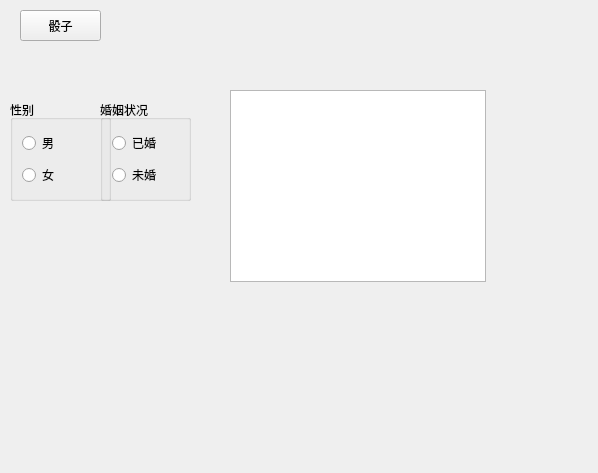
<?xml version="1.0" encoding="UTF-8"?>
<ui version="4.0">
 <class>MainWindow</class>
 <widget class="QMainWindow" name="MainWindow">
  <property name="geometry">
   <rect>
    <x>0</x>
    <y>0</y>
    <width>598</width>
    <height>473</height>
   </rect>
  </property>
  <property name="windowTitle">
   <string>MainWindow</string>
  </property>
  <property name="toolButtonStyle">
   <enum>Qt::ToolButtonTextBesideIcon</enum>
  </property>
  <widget class="QWidget" name="centralwidget">
   <widget class="QPushButton" name="pushButton">
    <property name="geometry">
     <rect>
      <x>20</x>
      <y>10</y>
      <width>81</width>
      <height>31</height>
     </rect>
    </property>
    <property name="text">
     <string>骰子</string>
    </property>
    <property name="icon">
     <iconset resource="res.qrc">
      <normaloff>:/image/image2.jpg</normaloff>:/image/image2.jpg</iconset>
    </property>
    <property name="iconSize">
     <size>
      <width>20</width>
      <height>20</height>
     </size>
    </property>
    <property name="autoRepeat">
     <bool>false</bool>
    </property>
    <property name="autoDefault">
     <bool>false</bool>
    </property>
    <property name="default">
     <bool>false</bool>
    </property>
    <property name="flat">
     <bool>false</bool>
    </property>
   </widget>
   <widget class="QGroupBox" name="groupBox">
    <property name="geometry">
     <rect>
      <x>10</x>
      <y>100</y>
      <width>101</width>
      <height>101</height>
     </rect>
    </property>
    <property name="title">
     <string>性别</string>
    </property>
    <layout class="QVBoxLayout" name="verticalLayout_2">
     <item>
      <widget class="QRadioButton" name="radioButton">
       <property name="text">
        <string>男</string>
       </property>
      </widget>
     </item>
     <item>
      <widget class="QRadioButton" name="radioButton_2">
       <property name="text">
        <string>女</string>
       </property>
      </widget>
     </item>
    </layout>
   </widget>
   <widget class="QGroupBox" name="groupBox_2">
    <property name="geometry">
     <rect>
      <x>100</x>
      <y>100</y>
      <width>91</width>
      <height>101</height>
     </rect>
    </property>
    <property name="title">
     <string>婚姻状况</string>
    </property>
    <layout class="QVBoxLayout" name="verticalLayout">
     <item>
      <widget class="QRadioButton" name="radioButton_4">
       <property name="text">
        <string>已婚</string>
       </property>
      </widget>
     </item>
     <item>
      <widget class="QRadioButton" name="radioButton_3">
       <property name="text">
        <string>未婚</string>
       </property>
      </widget>
     </item>
    </layout>
   </widget>
   <widget class="QListWidget" name="listWidget">
    <property name="geometry">
     <rect>
      <x>230</x>
      <y>90</y>
      <width>256</width>
      <height>192</height>
     </rect>
    </property>
   </widget>
  </widget>
 </widget>
 <resources>
  <include location="res.qrc"/>
 </resources>
 <connections/>
</ui>
